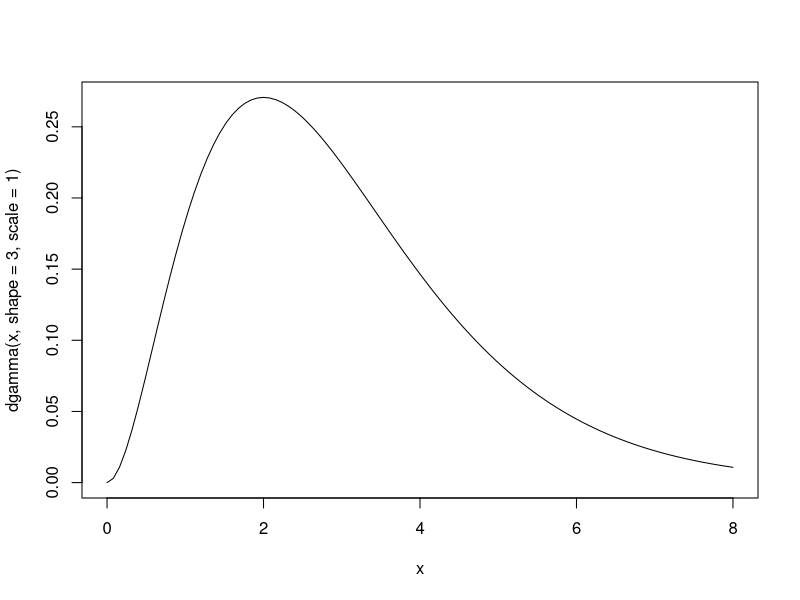
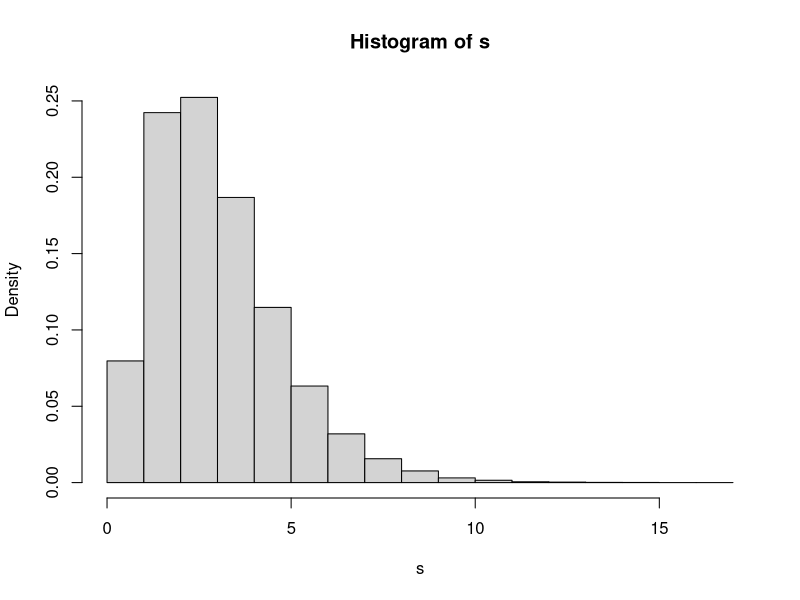

The R script that drew these images, in order:
x <- seq(0,8, 0.1)
curve(dgamma(x, shape=3, scale=1), 0, 8)

x <- rexp(3*100000, rate=1)
xm <- matrix(x, nrow=100000, ncol=3)
s <- apply(xm, 1, sum)
hist(s, prob=TRUE)

x <- matrix(c(1, 5, 2, 7, 4, 9), nrow=3, ncol=2)
x
apply(x, 1, sum)
apply(x, 2, sum)
